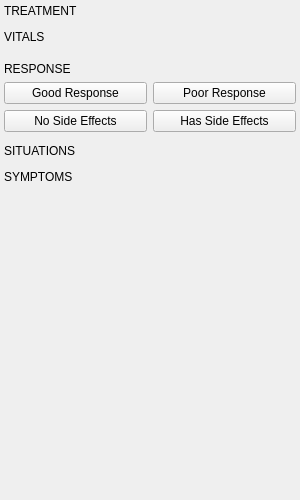
<?xml version="1.0" encoding="UTF-8"?>
<ui version="4.0">
 <class>PerformanceAnxietyInfo</class>
 <widget class="QWidget" name="PerformanceAnxietyInfo">
  <property name="geometry">
   <rect><x>0</x><y>0</y><width>300</width><height>500</height></rect>
  </property>
  <layout class="QVBoxLayout" name="mainLayout">
   <property name="leftMargin"><number>4</number></property>
   <property name="topMargin"><number>4</number></property>
   <property name="rightMargin"><number>4</number></property>
   <property name="bottomMargin"><number>4</number></property>
   <property name="spacing"><number>6</number></property>
   <!-- Treatment -->
   <item>
    <widget class="QLabel" name="lbl_treatment_section">
     <property name="text"><string>TREATMENT</string></property>
    </widget>
   </item>
   <item>
    <widget class="EditableInfoCard" name="card_medication">
     <property name="title" stdset="0"><string>Medication</string></property>
    </widget>
   </item>
   <!-- Vitals -->
   <item>
    <widget class="QLabel" name="lbl_vitals_section">
     <property name="text"><string>VITALS</string></property>
    </widget>
   </item>
   <item>
    <layout class="QHBoxLayout" name="vitalsRow">
     <property name="spacing"><number>6</number></property>
     <item>
      <widget class="EditableInfoCard" name="card_bp">
       <property name="title" stdset="0"><string>BP</string></property>
      </widget>
     </item>
     <item>
      <widget class="EditableInfoCard" name="card_pulse">
       <property name="title" stdset="0"><string>Pulse</string></property>
      </widget>
     </item>
    </layout>
   </item>
   <item>
    <widget class="QWidget" name="separator1">
     <property name="maximumSize"><size><width>16777215</width><height>1</height></size></property>
     <property name="styleSheet"><string>background-color: #2e4066;</string></property>
    </widget>
   </item>
   <!-- Response chips -->
   <item>
    <widget class="QLabel" name="lbl_response_section">
     <property name="text"><string>RESPONSE</string></property>
    </widget>
   </item>
   <item>
    <layout class="QHBoxLayout" name="responseRow">
     <property name="spacing"><number>6</number></property>
     <item>
      <widget class="ToggleChip" name="chip_good_response">
       <property name="text"><string>Good Response</string></property>
      </widget>
     </item>
     <item>
      <widget class="ToggleChip" name="chip_poor_response">
       <property name="text"><string>Poor Response</string></property>
      </widget>
     </item>
    </layout>
   </item>
   <item>
    <layout class="QHBoxLayout" name="seRow">
     <property name="spacing"><number>6</number></property>
     <item>
      <widget class="ToggleChip" name="chip_no_se">
       <property name="text"><string>No Side Effects</string></property>
      </widget>
     </item>
     <item>
      <widget class="ToggleChip" name="chip_has_se">
       <property name="text"><string>Has Side Effects</string></property>
      </widget>
     </item>
    </layout>
   </item>
   <item>
    <widget class="QWidget" name="separator2">
     <property name="maximumSize"><size><width>16777215</width><height>1</height></size></property>
     <property name="styleSheet"><string>background-color: #2e4066;</string></property>
    </widget>
   </item>
   <!-- Situations -->
   <item>
    <widget class="QLabel" name="lbl_situations_section">
     <property name="text"><string>SITUATIONS</string></property>
    </widget>
   </item>
   <item>
    <widget class="MultiLineInfoCard" name="card_situations">
     <property name="title" stdset="0"><string>Situations</string></property>
    </widget>
   </item>
   <!-- Symptoms -->
   <item>
    <widget class="QLabel" name="lbl_symptoms_section">
     <property name="text"><string>SYMPTOMS</string></property>
    </widget>
   </item>
   <item>
    <widget class="MultiLineInfoCard" name="card_symptoms">
     <property name="title" stdset="0"><string>Symptoms</string></property>
    </widget>
   </item>
   <item>
    <spacer name="bottomSpacer"><property name="orientation"><enum>Qt::Vertical</enum></property><property name="sizeHint" stdset="0"><size><width>20</width><height>40</height></size></property></spacer>
   </item>
  </layout>
 </widget>
 <customwidgets>
  <customwidget>
   <class>EditableInfoCard</class>
   <extends>QWidget</extends>
   <header>emr_assist.ui.widgets</header>
  </customwidget>
  <customwidget>
   <class>ToggleChip</class>
   <extends>QPushButton</extends>
   <header>emr_assist.ui.widgets</header>
  </customwidget>
  <customwidget>
   <class>MultiLineInfoCard</class>
   <extends>QWidget</extends>
   <header>emr_assist.ui.widgets</header>
  </customwidget>
 </customwidgets>
 <resources/>
 <connections/>
</ui>
